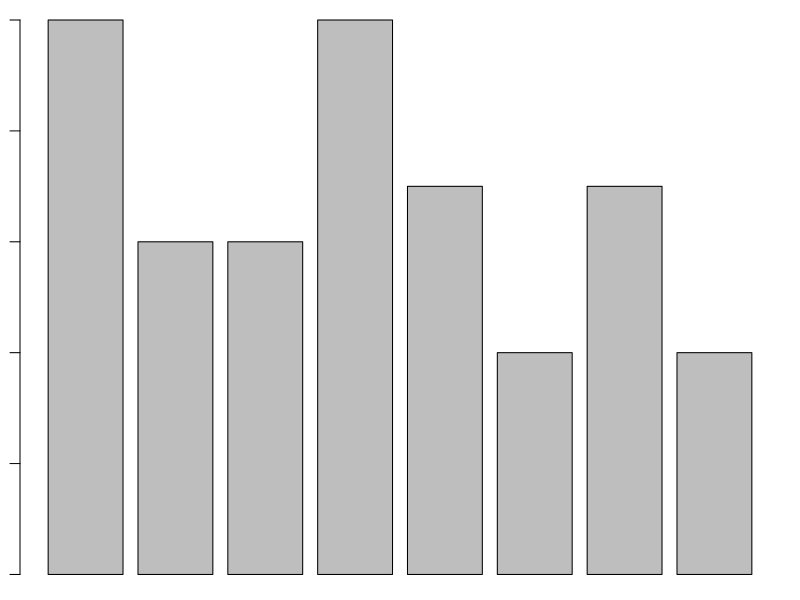
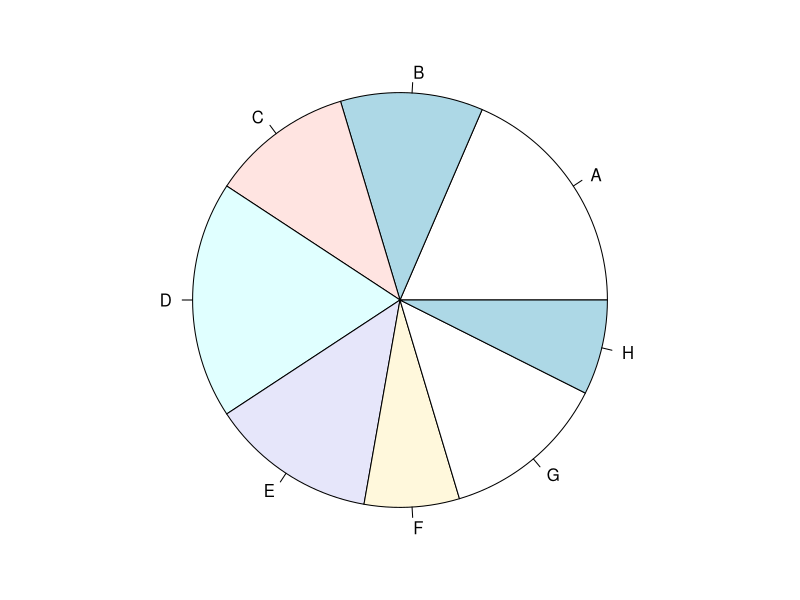
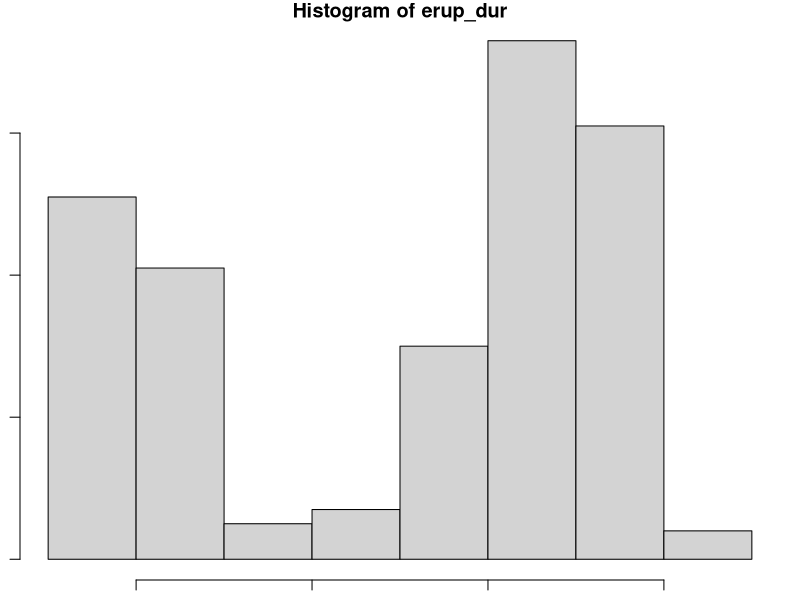
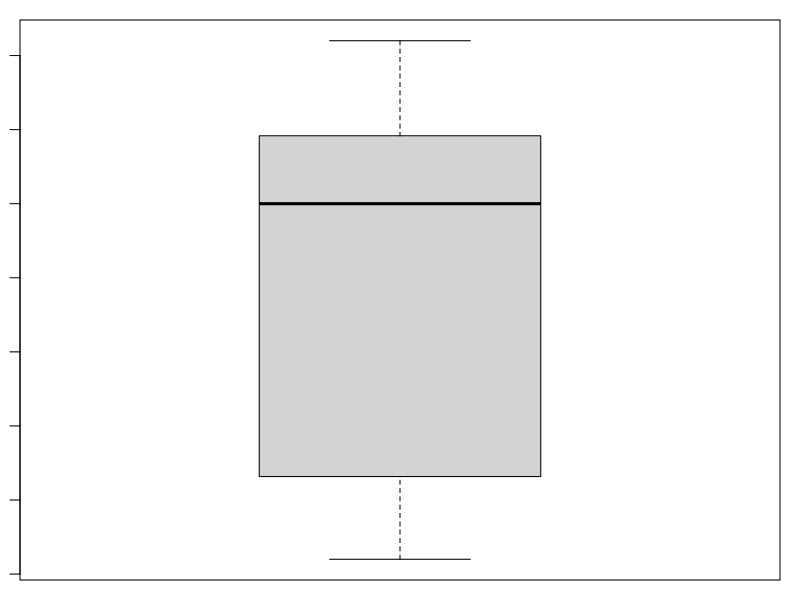
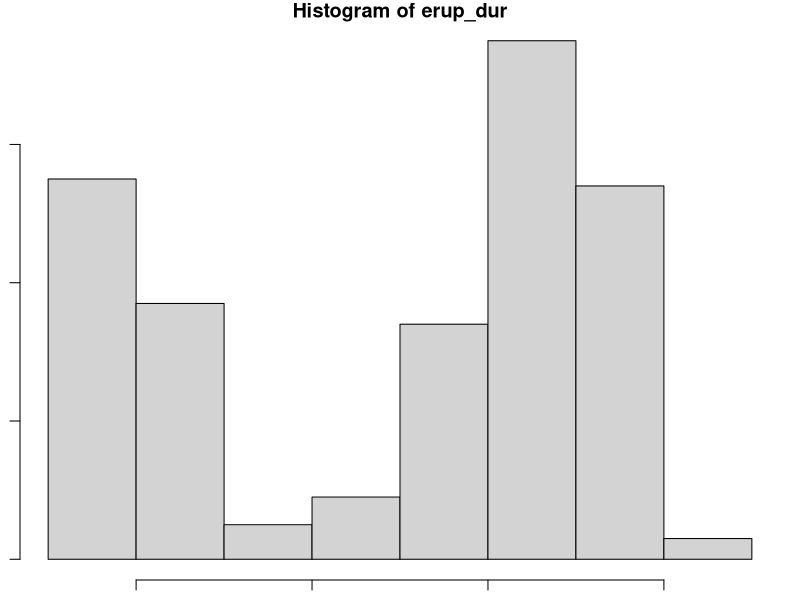

Reproduce these figures in R, in order.
library(MASS)   #MASS - Modern Applied Statistics with S
str(painters)
#Qualitative data
#compute the frequency distribution of school variable
sch_freq <- table(painters$School)
cbind(sch_freq)

#which school has got the most painters
max(sch_freq)
which.max(sch_freq)


#compute the relative frequency of school variable
rel_sch_frequ <- sch_freq/nrow(painters)
cbind(rel_sch_frequ)


old <- options(digits = 1)
rel_sch_frequ
cbind(rel_sch_frequ)
options(old)

#bar graph
par("mar")
par(mar=c(1,1,1,1))
barplot(sch_freq)
pie(sch_freq)

#find the mean composition of painters in school 'C'
c_p <- painters[painters$School=='C',]
mean(c_p$Composition)

options(digits=2)
#find the mean composition of painters in all schools
tapply(painters$Composition, painters$School, mean)


#Quantitative data
head(faithful)   #data of Old faithful geyser in USA Yellowstone National Park
str(faithful)


#frequency distribution of eruption duration
erup_dur <- faithful$eruptions
range(erup_dur)    #find the range of duration

breaks <- seq(1.5,5.5,by=0.5)  #obtain equal distance non-overlapping sub-intervals
breaks

erup_dur_split <- cut(erup_dur,breaks,right=FALSE)
erup_dur_split_freq <-table(erup_dur_split)
erup_dur_split_freq
cbind(erup_dur_split_freq)

#which range has the maximum frequency
which.max(erup_dur_split_freq)

#histogram
hist(erup_dur,right=FALSE)

#compute relative frequency
erup_dur_relfreq <- erup_dur_split_freq/nrow(faithful)
cbind(erup_dur_relfreq)


#cumulative frequency distribution
erup_dur_cumfreq <- cumsum(erup_dur_split_freq)
erup_dur_cumfreq

#cumulative relative frequency distribution
erup_dur_cumfreq/nrow(faithful)


##Numerical measures
#mean
erup_dur
mean(erup_dur)

#mdeian
median(erup_dur)

#quartile
quantile(erup_dur)

#percentile
quantile(erup_dur,c(.35,.45,.72))

#range
range(erup_dur)
max(erup_dur)-min(erup_dur)

#Interquartile range
IQR(erup_dur)

#boxplot
boxplot(erup_dur)

options(digits = 5)
#variance
var(erup_dur)

#standard deviation
sd(erup_dur)

#covariance
wait_len <- faithful$waiting
cov(erup_dur,wait_len)

#correlation
cor(erup_dur,wait_len)


#central moment
library(e1071)
moment(erup_dur,order=3,center = TRUE)


#skewness
skewness(erup_dur)
#mean(erup_dur)
#median(erup_dur)

#kurtosis
kurtosis(erup_dur)
hist(erup_dur)
